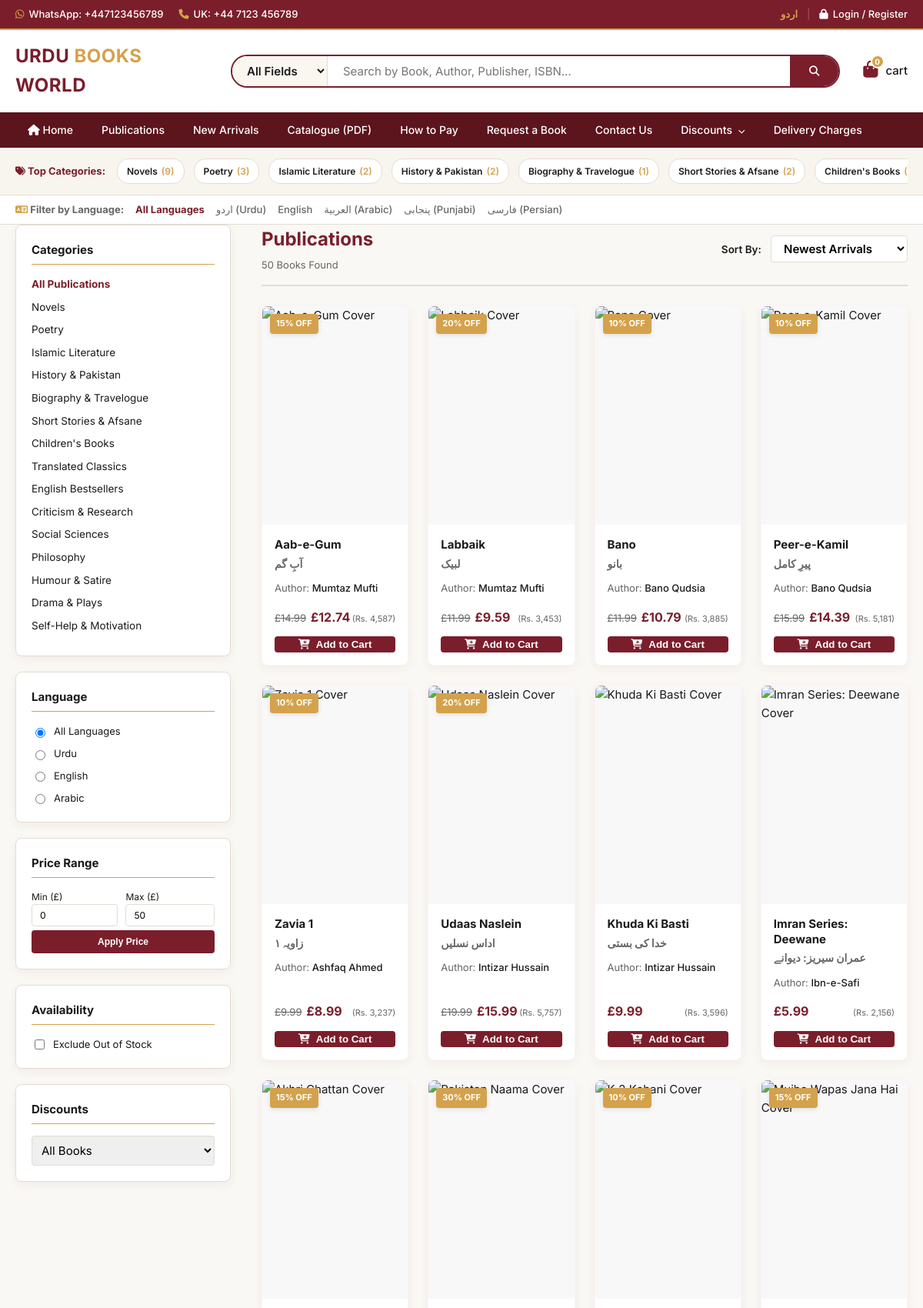
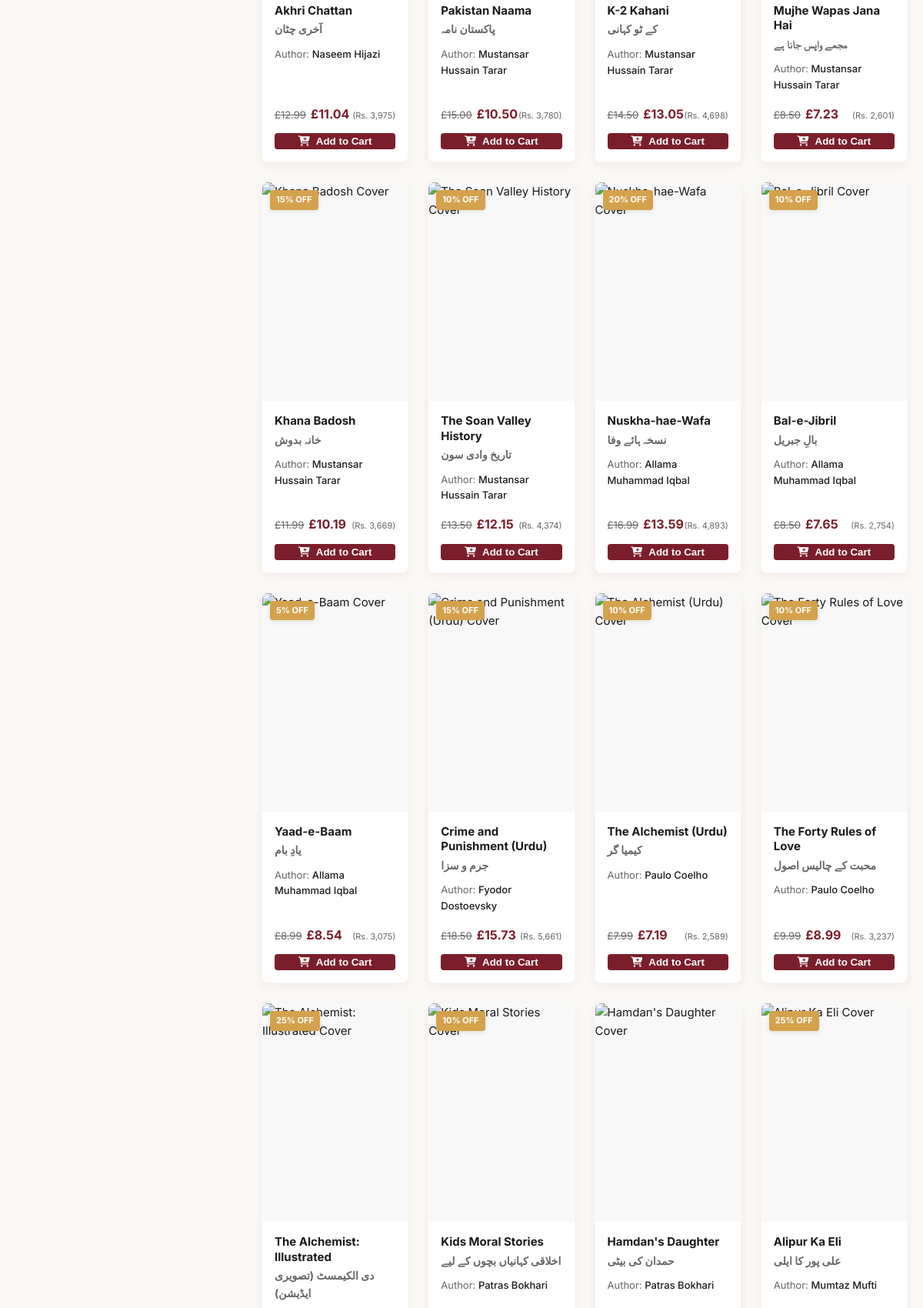
The app's page /category.php (upper part) with its own data (2 pictures, top to bottom).
### tables this page shows
CREATE TABLE `settings` (
  `setting_key` VARCHAR(100) PRIMARY KEY,
  `setting_value` TEXT NOT NULL
);

CREATE TABLE `categories` (
  `id` INT AUTO_INCREMENT PRIMARY KEY,
  `slug` VARCHAR(120) NOT NULL UNIQUE,
  `name_en` VARCHAR(200) NOT NULL,
  `name_ur` VARCHAR(200) NOT NULL,
  `parent_id` INT NULL,
  `sort_order` INT DEFAULT 0,
  `is_active` TINYINT(1) DEFAULT 1,
  `created_at` TIMESTAMP DEFAULT CURRENT_TIMESTAMP,
  `updated_at` TIMESTAMP DEFAULT CURRENT_TIMESTAMP ON UPDATE CURRENT_TIMESTAMP,
  FOREIGN KEY (`parent_id`) REFERENCES `categories` (`id`) ON DELETE SET NULL
);

CREATE TABLE `books` (
  `id` INT AUTO_INCREMENT PRIMARY KEY,
  `slug` VARCHAR(200) NOT NULL UNIQUE,
  `sku` VARCHAR(50) NOT NULL UNIQUE,
  `isbn` VARCHAR(20) DEFAULT NULL,
  `title_en` VARCHAR(300) NOT NULL,
  `title_ur` VARCHAR(300) NOT NULL,
  `subtitle_en` VARCHAR(300) DEFAULT NULL,
  `subtitle_ur` VARCHAR(300) DEFAULT NULL,
  `author_id` INT NOT NULL,
  `publisher_id` INT NOT NULL,
  `category_id` INT NOT NULL,
  `language` ENUM('Urdu','English','Arabic','Punjabi','Persian') DEFAULT 'Urdu',
  `description_en` TEXT DEFAULT NULL,
  `description_ur` TEXT DEFAULT NULL,
  `pages` INT DEFAULT NULL,
  `weight_grams` INT DEFAULT NULL,
  `binding` ENUM('Paperback','Hardback','Boxset') DEFAULT 'Paperback',
  `year_published` YEAR DEFAULT NULL,
  `price_gbp` DECIMAL(10,2) NOT NULL,
  `price_pkr` DECIMAL(10,2) DEFAULT NULL,
  `discount_percent` TINYINT DEFAULT 0,
  `stock_quantity` INT DEFAULT 0,
  `is_new_arrival` TINYINT(1) DEFAULT 0,
  `is_featured` TINYINT(1) DEFAULT 0,
  `is_active` TINYINT(1) DEFAULT 1,
  `cover_image` VARCHAR(255) DEFAULT NULL,
  `inside_preview_pdf` VARCHAR(255) DEFAULT NULL,
  `loc_classification` VARCHAR(50) DEFAULT NULL,
  `marc_record` TEXT DEFAULT NULL,
  `created_at` TIMESTAMP DEFAULT CURRENT_TIMESTAMP,
  `updated_at` TIMESTAMP DEFAULT CURRENT_TIMESTAMP ON UPDATE CURRENT_TIMESTAMP,
  FOREIGN KEY (`author_id`) REFERENCES `authors` (`id`) ON DELETE CASCADE,
  FOREIGN KEY (`publisher_id`) REFERENCES `publishers` (`id`) ON DELETE CASCADE,
  FOREIGN KEY (`category_id`) REFERENCES `categories` (`id`) ON DELETE CASCADE,
  INDEX `idx_books_isbn` (`isbn`),
  INDEX `idx_books_language` (`language`)
);

CREATE TABLE `authors` (
  `id` INT AUTO_INCREMENT PRIMARY KEY,
  `slug` VARCHAR(120) NOT NULL UNIQUE,
  `name_en` VARCHAR(200) NOT NULL,
  `name_ur` VARCHAR(200) NOT NULL,
  `bio_en` TEXT DEFAULT NULL,
  `bio_ur` TEXT DEFAULT NULL,
  `created_at` TIMESTAMP DEFAULT CURRENT_TIMESTAMP
);

### category.php (the view, shortened to what the rows shown need)
<?php
require_once __DIR__ . '/includes/db.php';
require_once __DIR__ . '/includes/functions.php';
require_once __DIR__ . '/includes/cart.php';
$slug = isset($_GET['slug']) ? trim($_GET['slug']) : '';
$min_price = isset($_GET['min_price']) && is_numeric($_GET['min_price']) ? (float)$_GET['min_price'] : 0.00;
$max_price = isset($_GET['max_price']) && is_numeric($_GET['max_price']) ? (float)$_GET['max_price'] : 50.00;
$sort = isset($_GET['sort']) ? trim($_GET['sort']) : 'newest';
$limit = 24;
$page = isset($_GET['page']) && is_numeric($_GET['page']) ? (int)$_GET['page'] : 1;
$offset = ($page - 1) * $limit;
$current_category = null;
$sql = "SELECT b.*, a.name_en AS author_en, a.name_ur AS author_ur
        FROM books b
        JOIN authors a ON b.author_id = a.id
        WHERE b.is_active = 1";
$params = [];
$sql .= " AND (b.price_gbp * (1 - b.discount_percent / 100)) >= ?";
$params[] = $min_price;
$sql .= " AND (b.price_gbp * (1 - b.discount_percent / 100)) <= ?";
$params[] = $max_price;
switch ($sort) {
    case 'newest':
    default:
        $sql .= " ORDER BY b.is_new_arrival DESC, b.created_at DESC";
        break;
}
$sql .= " LIMIT ? OFFSET ?";
$params[] = $limit;
$params[] = $offset;
try {
    $stmt = $pdo->prepare($sql);
    $param_index = 1;
    foreach ($params as $p) {
        $type = is_int($p) ? PDO::PARAM_INT : PDO::PARAM_STR;
        $stmt->bindValue($param_index++, $p, $type);
    }
    $stmt->execute();
    $books = $stmt->fetchAll();
} catch (PDOException $e) {
    error_log("Catalog query failed: " . $e->getMessage());
    $books = [];
}
try {
    $sidebar_stmt = $pdo->prepare("SELECT * FROM categories WHERE parent_id IS NULL AND is_active = 1 ORDER BY sort_order ASC");
    $sidebar_stmt->execute();
    $sidebar_categories = $sidebar_stmt->fetchAll();
} catch (PDOException $e) {
    $sidebar_categories = [];
}
$page_title = $current_category ? lang_val($current_category, 'name') : t('publications');
require_once __DIR__ . '/includes/header.php';
?>
<div class="container section-padding">
    <div class="catalog-layout">
        <aside class="catalog-sidebar">
            <form action="<?php echo SITE_URL; ?>/category.php" method="GET" id="filter-form">
                <div class="sidebar-widget">
                    <ul class="widget-list">
                        <?php foreach ($sidebar_categories as $s_cat): ?>
                            <li>
                                <a href="<?php echo SITE_URL; ?>/category.php?slug=<?php echo e($s_cat['slug']); ?>" class="<?php echo ($slug === $s_cat['slug'] || ($current_category && $current_category['parent_id'] == $s_cat['id'])) ? 'active' : ''; ?>">
                                    <?php echo lang_val($s_cat, 'name'); ?>
                                </a>
                            </li>
                        <?php endforeach; ?>
                    </ul>
                </div>
            </form>
        </aside>
        <main class="catalog-main">
            <div class="catalog-feed-header">
                <div>
                    <h1 class="catalog-title <?php echo (CURRENT_LANG === 'ur') ? 'lang-ur-font' : ''; ?>">
                        <?php echo e($page_title); ?>
                    </h1>
                </div>
            </div>
            <?php if (!empty($books)): ?>
                <div class="book-grid grid-3-cols margin-top-md">
                    <?php foreach ($books as $book): ?>
                        <?php
                            $original_price = (float)$book['price_gbp'];
                            $discount_pct_val = (int)$book['discount_percent'];
                            $final_price = $original_price - ($original_price * ($discount_pct_val / 100));
                        ?>
                        <article class="book-card">
                            <?php if ($discount_pct_val > 0): ?>
                                <span class="discount-badge"><?php echo sprintf(t('save_percent'), $discount_pct_val); ?></span>
                            <?php endif; ?>
                            <div class="book-card-cover-wrapper">
                            </div>
                            <div class="book-card-info">
                                <h3 class="book-card-title-en"><a href="<?php echo SITE_URL; ?>/book.php?slug=<?php echo e($book['slug']); ?>"><?php echo e($book['title_en']); ?></a></h3>
                                <h4 class="book-card-title-ur lang-ur-font"><a href="<?php echo SITE_URL; ?>/book.php?slug=<?php echo e($book['slug']); ?>"><?php echo e($book['title_ur']); ?></a></h4>
                                <p class="book-card-author"><span class="text-muted"><?php echo t('author'); ?>:</span> <span class="font-medium"><?php echo lang_val($book, 'author'); ?></span></p>
                                <div class="book-card-price-row">
                                    <div class="price-gbp">
                                        <?php if ($discount_pct_val > 0): ?>
                                            <span class="price-original"><?php echo money($original_price); ?></span>
                                            <span class="price-current font-bold text-maroon"><?php echo money($final_price); ?></span>
                                        <?php else: ?>
                                            <span class="price-current font-bold text-maroon"><?php echo money($original_price); ?></span>
                                        <?php endif; ?>
                                    </div>
                                    <div class="price-pkr text-muted hidden-mobile">
                                        (<?php echo pkr($discount_pct_val > 0 ? $final_price : $original_price); ?>)
                                    </div>
                                </div>
                                <div class="book-card-actions">
                                    <button type="button" class="btn btn-maroon btn-full-width add-to-cart-btn" data-id="<?php echo $book['id']; ?>">
                                        <i class="fa fa-cart-plus"></i> <?php echo t('add_to_cart'); ?>
                                    </button>
                                </div>
                            </div>
                        </article>
                    <?php endforeach; ?>
                </div>
            <?php endif; ?>
        </main>
    </div>
</div>
<?php
require_once __DIR__ . '/includes/footer.php';
?>

### includes/header.php (shortened to what the rows shown need)
<?php
require_once __DIR__ . '/db.php';
require_once __DIR__ . '/functions.php';
require_once __DIR__ . '/cart.php';
$phone_uk = get_setting('contact_phone_uk', '+44 7123 456789');
$whatsapp = get_setting('whatsapp_number', '447123456789');
try {
    $cat_stmt = $pdo->prepare("
        SELECT c.*, COUNT(b.id) AS book_count
        FROM categories c
        LEFT JOIN books b ON c.id = b.category_id AND b.is_active = 1
        WHERE c.is_active = 1 AND c.parent_id IS NULL
        GROUP BY c.id
        ORDER BY c.sort_order ASC, book_count DESC
        LIMIT 15
    ");
    $cat_stmt->execute();
    $header_categories = $cat_stmt->fetchAll();
} catch (PDOException $e) {
    $header_categories = [];
}
?>
<!DOCTYPE html>
<html lang="<?php echo CURRENT_LANG; ?>" dir="<?php echo is_rtl() ? 'rtl' : 'ltr'; ?>">
<head>
    <link rel="stylesheet" href="https://cdnjs.cloudflare.com/ajax/libs/font-awesome/6.4.0/css/all.min.css">
    <link rel="stylesheet" href="<?php echo SITE_URL; ?>/assets/css/style.css">
</head>
<body>
    <div class="top-bar">
        <div class="container top-bar-content">
            <div class="top-contacts">
                <a href="https://wa.me/<?php echo e($whatsapp); ?>" target="_blank" class="top-link">
                    <i class="fab fa-whatsapp text-gold"></i> <span>WhatsApp: +<?php echo e($whatsapp); ?></span>
                </a>
                <a href="tel:<?php echo e($phone_uk); ?>" class="top-link hidden-mobile">
                    <i class="fa fa-phone text-gold"></i> <span>UK: <?php echo e($phone_uk); ?></span>
                </a>
            </div>
        </div>
    </div>
    <?php if (!empty($header_categories)): ?>
    <div class="category-strip">
        <div class="container category-strip-wrapper">
            <div class="strip-items">
                <?php foreach ($header_categories as $h_cat): ?>
                    <a href="<?php echo SITE_URL; ?>/category.php?slug=<?php echo e($h_cat['slug']); ?>" class="strip-item">
                        <?php echo lang_val($h_cat, 'name'); ?>
                        <span class="count-badge">(<?php echo $h_cat['book_count']; ?>)</span>
                    </a>
                <?php endforeach; ?>
            </div>
        </div>
    </div>
    <?php endif; ?>

### records on screen
settings: setting_value "447123456789"
settings: setting_value "+44 7123 456789"
categories: name_en "Novels", book_count "9"
categories: name_en "Poetry", book_count "3"
categories: name_en "Islamic Literature", book_count "2"
categories: name_en "History & Pakistan", book_count "2"
categories: name_en "Biography & Travelogue", book_count "1"
categories: name_en "Short Stories & Afsane", book_count "2"
categories: name_en "Children's Books"
categories: name_en "Translated Classics"
categories: name_en "English Bestsellers"
categories: name_en "Criticism & Research"
categories: name_en "Social Sciences"
categories: name_en "Philosophy"
categories: name_en "Humour & Satire"
categories: name_en "Drama & Plays"
categories: name_en "Self-Help & Motivation"
books: discount_percent "15% OFF", title_en "Aab-e-Gum", title_ur "آبِ گم", author.name_en "Mumtaz Mufti", price_gbp "£14.99", money($final_price) "£12.74", discount_percent+price_gbp "Rs. 4,587"
books: discount_percent "20% OFF", title_en "Labbaik", title_ur "لبیک", author.name_en "Mumtaz Mufti", price_gbp "£11.99", money($final_price) "£9.59", discount_percent+price_gbp "Rs. 3,453"
books: discount_percent "10% OFF", title_en "Bano", title_ur "بانو", author.name_en "Bano Qudsia", price_gbp "£11.99", money($final_price) "£10.79", discount_percent+price_gbp "Rs. 3,885"
books: discount_percent "10% OFF", title_en "Peer-e-Kamil", title_ur "پیرِ کامل", author.name_en "Bano Qudsia", price_gbp "£15.99", money($final_price) "£14.39", discount_percent+price_gbp "Rs. 5,181"
books: discount_percent "10% OFF", title_en "Zavia 1", title_ur "زاویہ ۱", author.name_en "Ashfaq Ahmed", price_gbp "£9.99", money($final_price) "£8.99", discount_percent+price_gbp "Rs. 3,237"
books: discount_percent "20% OFF", title_en "Udaas Naslein", title_ur "اداس نسلیں", author.name_en "Intizar Hussain", price_gbp "£19.99", money($final_price) "£15.99", discount_percent+price_gbp "Rs. 5,757"
books: title_en "Khuda Ki Basti", title_ur "خدا کی بستی", author.name_en "Intizar Hussain", price_gbp "£9.99", discount_percent+price_gbp "Rs. 3,596"
books: title_en "Imran Series: Deewane", title_ur "عمران سیریز: دیوانے", author.name_en "Ibn-e-Safi", price_gbp "£5.99", discount_percent+price_gbp "Rs. 2,156"
books: discount_percent "15% OFF", title_en "Akhri Chattan", title_ur "آخری چٹان", author.name_en "Naseem Hijazi", price_gbp "£12.99", money($final_price) "£11.04", discount_percent+price_gbp "Rs. 3,975"
books: discount_percent "30% OFF", title_en "Pakistan Naama", title_ur "پاکستان نامہ", author.name_en "Mustansar Hussain Tarar", price_gbp "£15.00", money($final_price) "£10.50", discount_percent+price_gbp "Rs. 3,780"
books: discount_percent "10% OFF", title_en "K-2 Kahani", title_ur "کے ٹو کہانی", author.name_en "Mustansar Hussain Tarar", price_gbp "£14.50", money($final_price) "£13.05", discount_percent+price_gbp "Rs. 4,698"
books: discount_percent "15% OFF", title_en "Mujhe Wapas Jana Hai", title_ur "مجھے واپس جانا ہے", author.name_en "Mustansar Hussain Tarar", price_gbp "£8.50", money($final_price) "£7.23", discount_percent+price_gbp "Rs. 2,601"
books: discount_percent "15% OFF", title_en "Khana Badosh", title_ur "خانہ بدوش", author.name_en "Mustansar Hussain Tarar", price_gbp "£11.99", money($final_price) "£10.19", discount_percent+price_gbp "Rs. 3,669"
books: discount_percent "10% OFF", title_en "The Soan Valley History", title_ur "تاریخ وادی سون", author.name_en "Mustansar Hussain Tarar", price_gbp "£13.50", money($final_price) "£12.15", discount_percent+price_gbp "Rs. 4,374"
books: discount_percent "20% OFF", title_en "Nuskha-hae-Wafa", title_ur "نسخہ ہائے وفا", author.name_en "Allama Muhammad Iqbal", price_gbp "£16.99", money($final_price) "£13.59", discount_percent+price_gbp "Rs. 4,893"
books: discount_percent "10% OFF", title_en "Bal-e-Jibril", title_ur "بالِ جبریل", author.name_en "Allama Muhammad Iqbal", price_gbp "£8.50", money($final_price) "£7.65", discount_percent+price_gbp "Rs. 2,754"
books: discount_percent "5% OFF", title_en "Yaad-e-Baam", title_ur "یادِ بام", author.name_en "Allama Muhammad Iqbal", price_gbp "£8.99", money($final_price) "£8.54", discount_percent+price_gbp "Rs. 3,075"
books: discount_percent "15% OFF", title_en "Crime and Punishment (Urdu)", title_ur "جرم و سزا", author.name_en "Fyodor Dostoevsky", price_gbp "£18.50", money($final_price) "£15.73", discount_percent+price_gbp "Rs. 5,661"
books: discount_percent "10% OFF", title_en "The Alchemist (Urdu)", title_ur "کیمیا گر", author.name_en "Paulo Coelho", price_gbp "£7.99", money($final_price) "£7.19", discount_percent+price_gbp "Rs. 2,589"
books: discount_percent "10% OFF", title_en "The Forty Rules of Love", title_ur "محبت کے چالیس اصول", author.name_en "Paulo Coelho", price_gbp "£9.99", money($final_price) "£8.99", discount_percent+price_gbp "Rs. 3,237"
books: discount_percent "25% OFF", title_en "The Alchemist: Illustrated", title_ur "دی الکیمسٹ (تصویری ایڈیشن)"
books: discount_percent "10% OFF", title_en "Kids Moral Stories", title_ur "اخلاقی کہانیاں بچوں کے لیے", author.name_en "Patras Bokhari"
books: title_en "Hamdan's Daughter", title_ur "حمدان کی بیٹی", author.name_en "Patras Bokhari"
books: discount_percent "25% OFF", title_en "Alipur Ka Eli", title_ur "علی پور کا ایلی", author.name_en "Mumtaz Mufti"

### other values on screen
t('login_register') "Login / Register"
get_cart_count() "0"
t('cart') "cart"
t('home') "Home"
t('publications') "Publications"
t('new_arrivals') "New Arrivals"
t('catalogue') "Catalogue (PDF)"
t('how_to_pay') "How to Pay"
t('request_book') "Request a Book"
t('contact') "Contact Us"
t('discounts') "Discounts"
t('delivery_charges') "Delivery Charges"
t('top_categories') "Top Categories"
t('filter_language') "Filter by Language"
t('all_languages') "All Languages"
